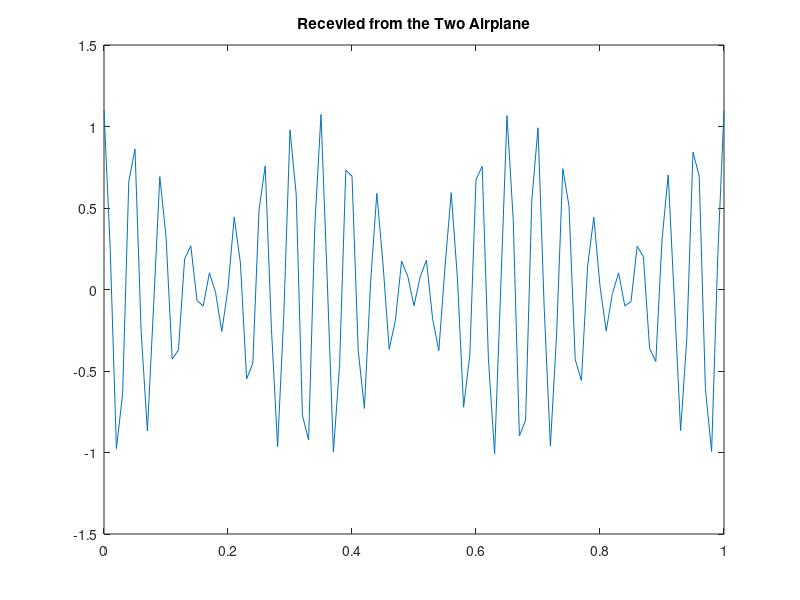

This chart was generated by the following MATLAB code:
fc = 5;
tstart = 0;
tend = 1;
fs = 100;
t = tstart:(1/fs):tend;
V=180*10/36;
R=250*1000;
beta=0.3;
alpha=0.5;
fd=beta*V;
c=3*1e9;
ro=2/c;

R1=250*1000;
R2=200*1000;

V1=180*10/36;
V2=216*10/36;

alpha1=0.5;
alpha2=0.6;

fd1=round(beta*V1);
fd2=round(beta*V2);

td1=ro*R1;
td2=ro*R2;

receivedSignal1=alpha1*cos(2*pi*(fc+fd1)*(t-td1));
receivedSignal2=alpha2*cos(2*pi*(fc+fd2)*(t-td2));
recieved=receivedSignal1+receivedSignal2;
figure()
plot(t,recieved)
title('Recevied from the Two Airplane')